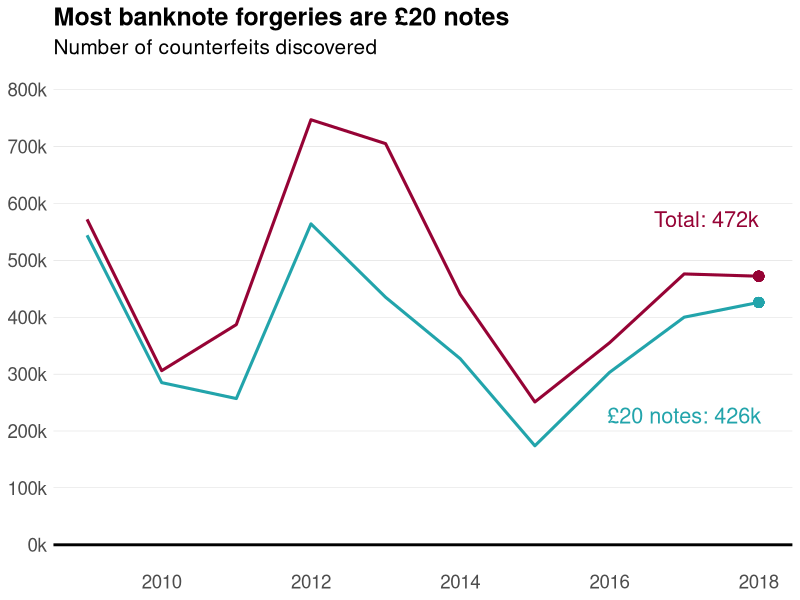

Write R code to recreate this figure.
## ---- chunk 1
knitr::opts_chunk$set(echo = TRUE)
## ---- chunk 2

library(ggplot2)

years <- c(2009:2018)
all_notes <- c(572, 306, 387, 747, 705, 440, 251, 355, 476, 472) # wszytskie banknoty
only20 <- c(544, 285, 257, 564, 435, 327, 174, 303, 400, 426) # tylko banknoty 20 funtów
total <- c(all_notes, only20)
sort <- rep(c(1,2),10)
years <- rep(years,2)

data <- as.data.frame(cbind(years, total, sort)) # ramka danych z potrzebnymi danymi

## ---- chunk 3

ggplot(data=data, aes(x = years, y = total, group=sort)) +
 geom_line(group = sort, color=rep(c("#960335","#22A4AB"),10), size=1.05) +
 geom_point(x=2018, y=472, colour="#960335", size=3) +   # punkty na końcach
 geom_point(x=2018, y=426, colour="#22A4AB",  size=3) +
 coord_cartesian(ylim = c(0, 800)) +
 geom_hline(yintercept = 0, size=1) +
 scale_y_continuous(breaks = c(0,100,200,300,400,500,600,700,800), labels = c("0k","100k","200k","300k","400k","500k","600k","700k","800k")) +
  
theme(
  panel.background = element_rect(fill = "white", size = 2, linetype = "solid"),
  panel.grid.major.x = element_blank() ,
  panel.grid.major.y = element_line( size=.1, colour="gray" ),
  legend.position = "none",
  axis.ticks = element_blank(),
  axis.title.x = element_blank(),
  axis.title.y = element_blank(),
  axis.text = element_text(size = 13.5),
  plot.title = element_text(size = 18, face = "bold"),
  plot.subtitle = element_text(size = 15)
) +
  
ggtitle("Most banknote forgeries are £20 notes", subtitle = "Number of counterfeits discovered") + # dodajemy tytuł
  
annotate("text", x = 2017, y = 227, label = "£20 notes: 426k", colour = "#22A4AB", size = 5.5) + # podpisy przy końcu wykresu
annotate("text", x = 2017.3, y = 572, label = "Total: 472k", colour = "#960335", size = 5.5)
